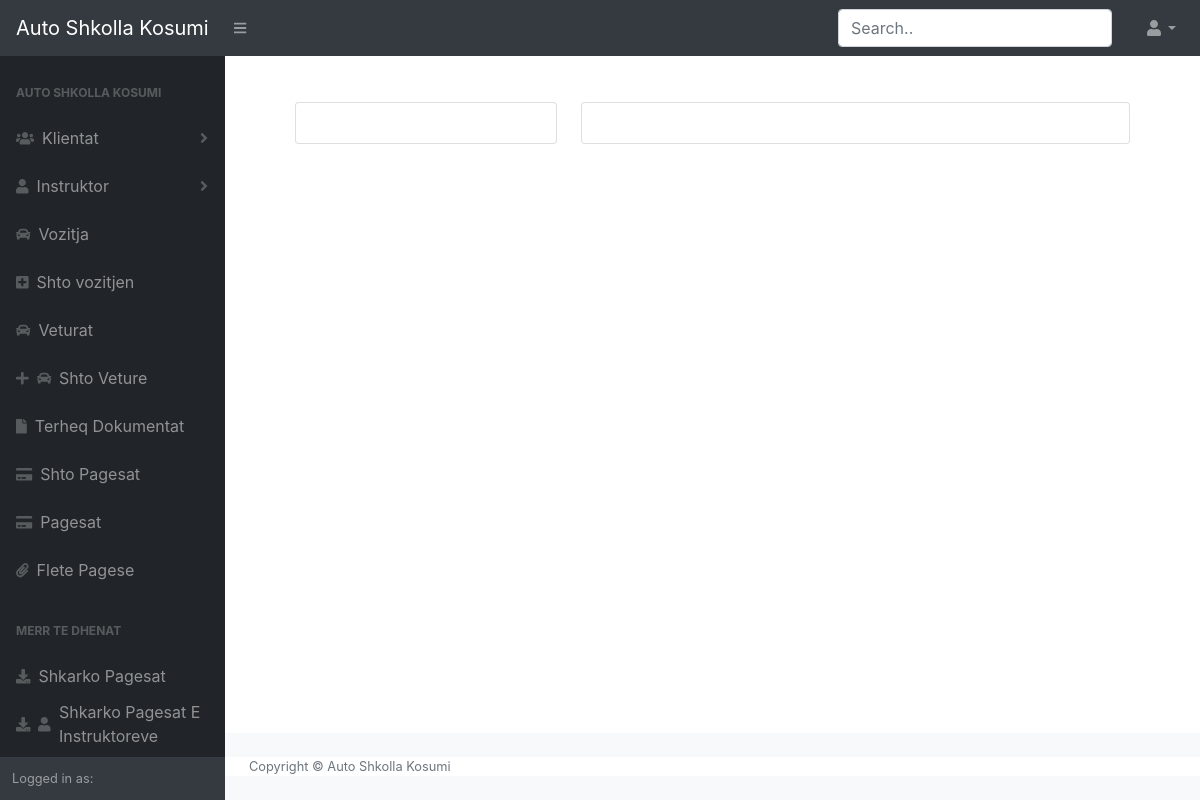
The app's page /cli/157/, older data.
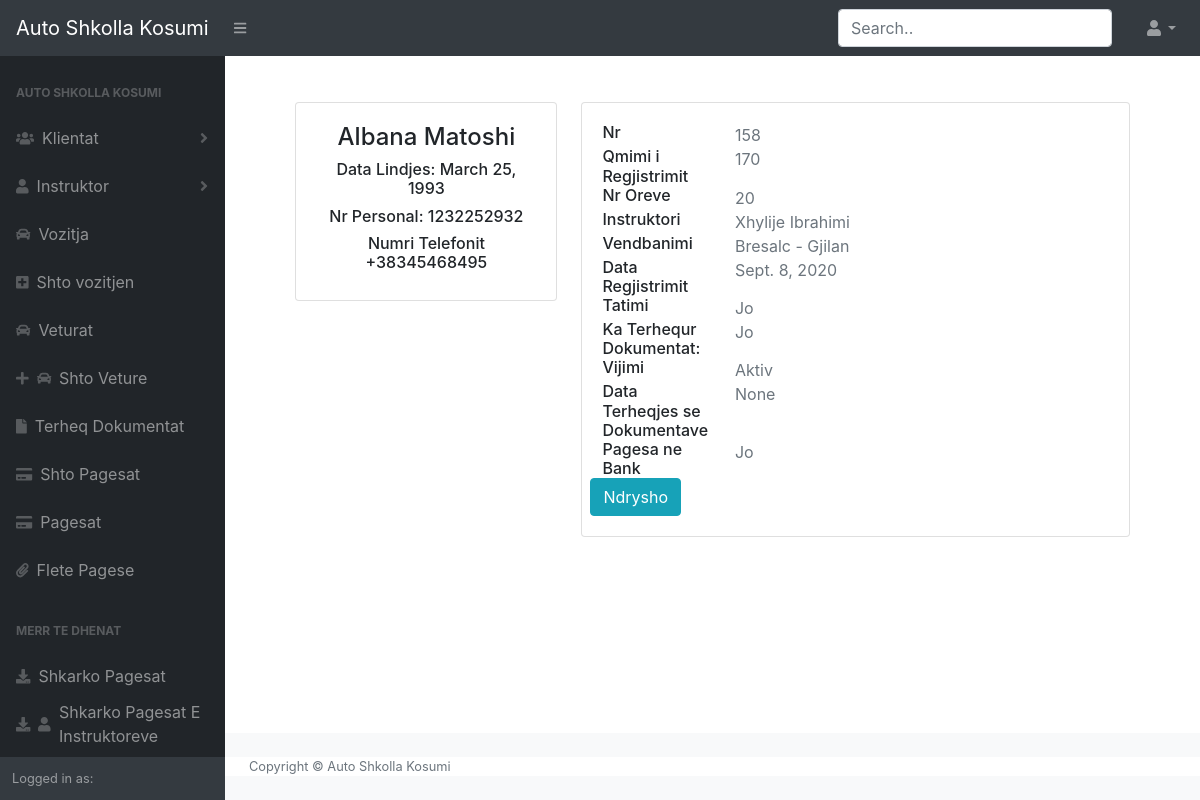
The same page, newer data.
### Kosumi/models.py (models this page shows, shortened)
class Klientat(models.Model):
    nr  = models.IntegerField()
    Emri = models.CharField(max_length=50)
    Emri_Prindit = models.CharField(max_length=50,default="")
    Mbiemri = models.CharField(max_length=50)
    NrPersonal = models.IntegerField()
    DataLindjes = models.DateField(default=datetime.now)
    kandidatet = models.ForeignKey(kandidatet,on_delete=models.CASCADE,null=True)
    Qmimi_Regjistrimit = models.IntegerField(default=0)
    numriOreve = models.IntegerField(default=20)
    borgj = models.FloatField(default=0)
    Instruktori = models.ForeignKey(Instruktori,on_delete=models.CASCADE)
    Vendbanimi = models.CharField(max_length=100)
    NrTelefonit = PhoneNumberField()
    Kursi = models.IntegerField(default=0)
    data_Regjistrimit = models.DateField(default=datetime.now)
    tatimi = models.ForeignKey(tat,on_delete=models.CASCADE, default=2)
    TerheqjaDokumenteve = models.BooleanField(default=False)
    Vijimi = models.BooleanField(default=True)
    dataTerheqjes = models.DateField(null=True,blank=True)
    pagesaNeBank = models.CharField(max_length=2,default="Jo")

class Instruktori(models.Model):
    Emri = models.CharField(max_length=50)
    Emri_Prindit = models.CharField(max_length=50,default="")
    Mbiemri = models.CharField(max_length=50)
    nrLicenses = models.CharField(max_length=50,null=True)
    dataLindjes = models.DateField(null=True)
    NrPersonal = models.IntegerField(null=True)
    komuna = models.CharField(max_length=50,null=True)
    Nr_tel = PhoneNumberField()
    vetura = models.ForeignKey(Veturat,on_delete=models.CASCADE,null=True,blank=True)
    def __str__(self):
        return self.Emri+" "+self.Mbiemri

class tat(models.Model):
    tat = models.CharField(max_length=5)
    def __str__(self):
        return self.tat

### Kosumi/views.py (the view)
# urls.py: path("cli/<int:pk>/",homeViews.getKlie,name="client"),
def getKlie(request,pk):
    cli = Klientat.objects.filter(id=pk)
    return render(request, "home/cli.html",{'cli':cli})

### Kosumi/templates/home/cli.html (shortened to what the changed rows need)
{%extends "home/Base.html"%}
{% block content %}
<div style="padding: 5%;">
<div class="row gutter-sm">
    <div class="col-md-4 mb-3">
        <div class="card">
            <div class="card-body">
                <div class="d-flex flex-column align-items-center text-center">
                    {%for i in cli%}
                        <h4> {{i.Emri}}   {{i.Mbiemri}}</h4>
                        <h6>Data Lindjes: {{i.DataLindjes}}
                        <h6>Nr Personal: {{i.NrPersonal}}</h6>
                        <h6>Numri Telefonit {{i.NrTelefonit}}</h6>
                    {% endfor%}
                </div>
            </div>
        </div>
    </div>
    <div class="col-md-8">
        <div class="card mb-3">
            <div class="card-body">
                <div class="row">
                    {% for i in cli%}
                        <div class="col-sm-3">
                            <h6 class="mb-0">Nr</h6>
                        </div>
                        <div class="col-sm-9 text-secondary">
                            {{i.nr}}
                        </div>
                        <div class="col-sm-3">
                            <h6 class="mb-0">Qmimi i Regjistrimit</h6>
                        </div>
                        <div class="col-sm-9 text-secondary">
                            {{i.Qmimi_Regjistrimit}}
                        </div>
                        <div class="col-sm-3">
                            <h6 class="mb-0">Nr Oreve</h6>
                        </div>
                        <div class="col-sm-9 text-secondary">
                            {{i.numriOreve}}
                        </div>
                        <div class="col-sm-3">
                            <h6 class="mb-0">Instruktori</h6>
                        </div>
                        <div class="col-sm-9 text-secondary">
                            {{i.Instruktori}}
                        </div>
                        <div class="col-sm-3">
                            <h6 class="mb-0">Vendbanimi</h6>
                        </div>
                        <div class="col-sm-9 text-secondary">
                            {{i.Vendbanimi}}
                        </div>
                        <div class="col-sm-3">
                            <h6 class="mb-0">Data Regjistrimit</h6>
                        </div>
                        <div class="col-sm-9 text-secondary">
                            {{i.data_Regjistrimit}}
                        </div>
                        <div class="col-sm-3">
                            <h6 class="mb-0">Tatimi</h6>
                        </div>
                        <div class="col-sm-9 text-secondary">
                            {{i.tatimi}}
                        </div>
                        <div class="col-sm-3">
                            <h6 class="mb-0">Ka Terhequr Dokumentat:</h6>
                        </div>
                        <div class="col-sm-9 text-secondary">
                            {% if i.TerheqjaDokumenteve%}
                            Po
                            {%else%}
                            Jo
                            {%endif%}
                        </div>
                        <div class="col-sm-3">
                            <h6 class="mb-0">Vijimi</h6>
                        </div>
                        <div class="col-sm-9 text-secondary">
                            {% if i.Vijimi%}
                            Aktiv
                            {%else%}
                            Jo Aktiv
                            {%endif%}
                        </div>
                        <div class="col-sm-3">
                            <h6 class="mb-0">Data Terheqjes se Dokumentave</h6>
                        </div>
                        <div class="col-sm-9 text-secondary">
                            {{i.dataTerheqjes}}
                        </div>
                        <div class="col-sm-3">
                            <h6 class="mb-0">Pagesa ne Bank</h6>
                        </div>
                        <div class="col-sm-9 text-secondary">
                            {{i.pagesaNeBank}}
                        </div>
                        <div class="row">
                            <div class="col-sm-12 ">
                                <a class="btn btn-info" href="{% url 'updatecli' i.id %}">Ndrysho</a>
                            </div>
                        </div>
                    {% endfor %}
                </div>
            </div>
        </div>
    </div>
</div>
</div>
{% endblock content %}

Row changes from the older to the newer data that the page shows:
added Klientat: Emri "Albana", Mbiemri "Matoshi", DataLindjes "March 25, 1993", NrPersonal "1232252932", NrTelefonit "+38345468495", nr "158", Qmimi_Regjistrimit "170", numriOreve "20", Instruktori "Xhylije Ibrahimi", Vendbanimi "Bresalc - Gjilan", data_Regjistrimit "Sept. 8, 2020", tatimi "Jo", TerheqjaDokumenteve "Jo", Vijimi "Aktiv", dataTerheqjes "None", pagesaNeBank "Jo"
